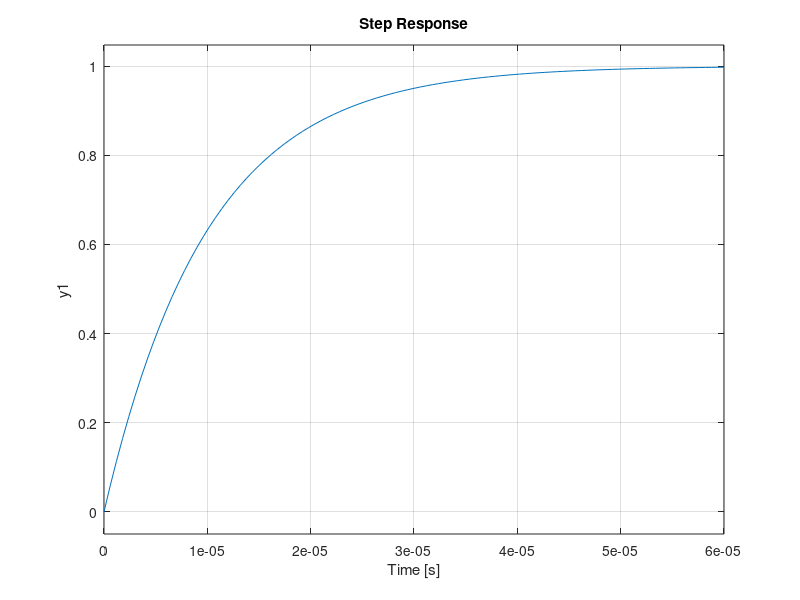

Recreate this plot in MATLAB.
%This is the script for the first order DC pass filter

Ts = 1/20000;

% prepare transfer function variables
dcn1 = 0;
dcn0 = 1;
dcd1 = 0.00001;
dcd0 = 1;

% create transfer function
dcnumc = [dcn1 dcn0];
dcdenc = [dcd1 dcd0];

% convert continuous model to discrete
[dcAc,dcBc,dcCc,dcDc] = tf2ss(dcnumc , dcdenc);
dcnstates = size(dcAc,1);
dcinvexp = inv(eye(dcnstates) - (Ts/2)*dcAc);
dcAd = dcinvexp*(eye(dcnstates) + (Ts/2)*dcAc);
dcBd = dcinvexp*dcBc;
dcCd = dcCc*dcinvexp*Ts;
dcDd = dcCc*dcinvexp*dcBc*(Ts/2) + dcDc;

step(tf(dcnumc,dcdenc))
